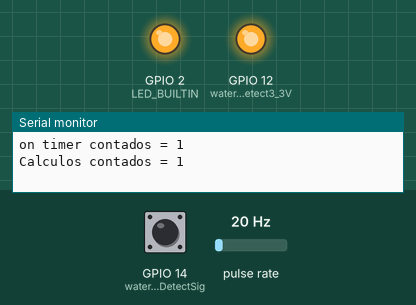
This sketch was run on a simulated ESP32. On the bench: output pins drawn as LEDs (lit = HIGH), the last lines printed to the serial monitor. Wiring (inferred from the names in the program): pulse sensor: data GPIO 13. The test bench sets the inputs (shaded band); at power-on: GPIO 14 (waterFullDetectSig) HIGH, pulse rate 20 Hz.

Above: at 1.2 s.
1.3 s: GPIO 14 (waterFullDetectSig) pulled LOW for 0.15 s
At 1.37 s:
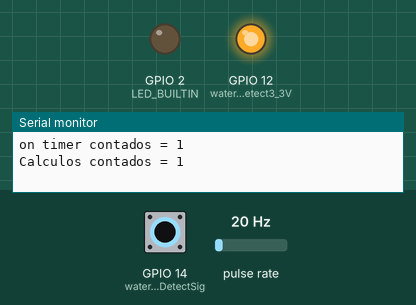
2.9 s: GPIO 14 (waterFullDetectSig) pulled LOW for 3.2 s
At 6.5 s:
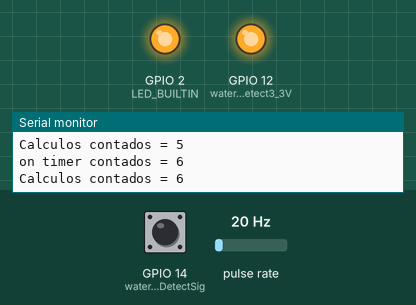
Timing chart, 0 to 8.0 s (numbered marks = the images above; inputs shaded):
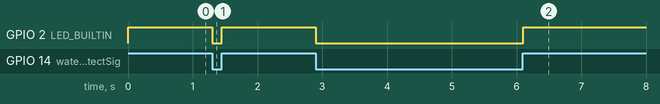

The sketch:

whiteWaterMillisESP.ino
```cpp
/*
 * Control de las aguas blancas en una autocaravana
 *
 * Progaramado para el ESP32-wroom-32D
 *
 * Para detectar el llenado usaremos un sendor capacitivo XKC-Y25-NPN
 * al ser alimentado por un mínimo de 5V se dispondrá de alimentación
 * en OUT através de una resistencia de 10K de 3.3V
 * Al encontrarno en un vehículo en movimiento no se sensará el llenado
 * hasta que el deposito no se haye bajo un límete por determinar
 *
 * Para cuantificar los litros usaremos un caudalimetro YF-B1
 *
 * Detectado mucho ruido en el caudalimetro,
 * hemos realizado un debounce por harware
 * condensador cerámico de Señal a GND de 10 nF
 *
 * Lacomunicación UART  con otros dipositivos se realiza
 * en RS-485 a 5V se usará un Logic Level Converter de 5V a 3.3V
 */


#include <WiFi.h>

#define _DEBUG_

#ifdef _DEBUG_
  #define LED_BUILTIN 2
#endif

const byte waterFullDetectSig = 14;    // Yellow
//const byte waterFullDetectMode;// Black
        // waterFullDetectVCC;    // Brown
        // waterFullDetectGND;    // Blue
const byte waterFullDetect3_3V = 12;// Black

//const byte rs485_RX = 12;
//const byte rs485_TX = 11;

bool waterDetectFull = 0;
//bool waterDetectFullLast = 0;

bool readyFullDetect = 1;

float waterMaxVolume = 120;
//float waterStock = waterMaxVolume;
float waterStock = 40;
float waterPartialVolume = 0;

TaskHandle_t Task1;

hw_timer_t * timer = NULL;

portMUX_TYPE synch = portMUX_INITIALIZER_UNLOCKED;
portMUX_TYPE timerMux = portMUX_INITIALIZER_UNLOCKED;

const byte flowmeterSigISRpin = 13;
volatile int counterFlowmeter;
volatile int countFlowmeter;
volatile bool initFlowmeterCounter = 0;
volatile unsigned long initTimeFlowmeterCounter = 0;
volatile unsigned long endTimeFlowmeterCounter = 0;
volatile int timeFlowmeterCounter = 0;
volatile float secFlowmeterCounter = 0;

void IRAM_ATTR flowmeterCounter(){
  if(initFlowmeterCounter)
  {
    portENTER_CRITICAL(&synch);
    endTimeFlowmeterCounter = xTaskGetTickCount();  //version de millis para interrupciones
    counterFlowmeter++;
    portEXIT_CRITICAL(&synch);
  }else
  {
    portENTER_CRITICAL(&synch);
    initTimeFlowmeterCounter = xTaskGetTickCount();
    initFlowmeterCounter = true;
    timerAlarmEnable(timer);
    counterFlowmeter++;
    portEXIT_CRITICAL(&synch);
  }
}

// A cada segundo pero y si termina antes de terminar el segundo

int countOnTimer;
volatile int lastCountOnTimer;
int countCalc;


void IRAM_ATTR onTimer() {
  portENTER_CRITICAL_ISR(&timerMux);
  timeFlowmeterCounter = endTimeFlowmeterCounter - initTimeFlowmeterCounter;
  secFlowmeterCounter = timeFlowmeterCounter / 1000; // Segundos
  countFlowmeter=counterFlowmeter;
  counterFlowmeter=0;
  lastCountOnTimer++;
  initFlowmeterCounter = false;
  timerEnd(timer);
  portEXIT_CRITICAL_ISR(&timerMux);
}


void flowmeterCountTask1(void * pvParameters)
{
  pinMode(flowmeterSigISRpin, INPUT_PULLUP);
  attachInterrupt(digitalPinToInterrupt(flowmeterSigISRpin), flowmeterCounter, RISING);

  timer = timerBegin(0, 80, true);
  timerAttachInterrupt(timer, &onTimer, true);
  timerAlarmWrite(timer, 1000000, true);        //1 000 000 microsegundos = 1 segundo

  while(1)
  {
    if(countOnTimer != lastCountOnTimer)
    {
      countOnTimer = lastCountOnTimer;
      countCalc++;
      Serial.print("on timer contados = ");
      Serial.println(lastCountOnTimer);
      Serial.print("Calculos contados = ");
      Serial.println(countCalc);
    }
    vTaskDelay(1);  // one tick delay (15ms) in between reads for stability
  }
}


void setup() {
  // while (!Serial);
  Serial.begin(115200);
  WiFi.mode(WIFI_OFF);
  btStop();                     /* Nucleo especifico en nucleo 1 es el que usa por defecto */

  xTaskCreatePinnedToCore(
    flowmeterCountTask1,     /* Funcion de la tarea */
    "Count pluse flowmeter", /* Nombre de la tarea */
    10000,                   /* Tamaño de la pila en la RAM en bits 4096 estaria bien */
    NULL,                    /* Parametros de entrada */
    0,                       /* Prioridad de la tarea cuanto mas alto el número mayor la prioridad*/
    &Task1,                  /* objeto TaskHandle_t. */
    0);

  pinMode(waterFullDetectSig, INPUT_PULLUP);
  pinMode(waterFullDetect3_3V, OUTPUT);

  #ifdef _DEBUG_
    pinMode(LED_BUILTIN, OUTPUT);
    digitalWrite(waterFullDetect3_3V, HIGH);
  #endif
}

void loop() {
  //waterDetectIsFull();

  #ifdef _DEBUG_
    waterDetectFull = digitalRead(waterFullDetectSig);
    digitalWrite(LED_BUILTIN, waterDetectFull);
  #endif
}
```

Measured:
- after the input at 1.3 s, GPIO 2 (LED_BUILTIN): HIGH → LOW at once, → HIGH 0.15 s later
- after the input at 2.9 s, GPIO 2 (LED_BUILTIN): HIGH → LOW at once, → HIGH 3.2 s later
